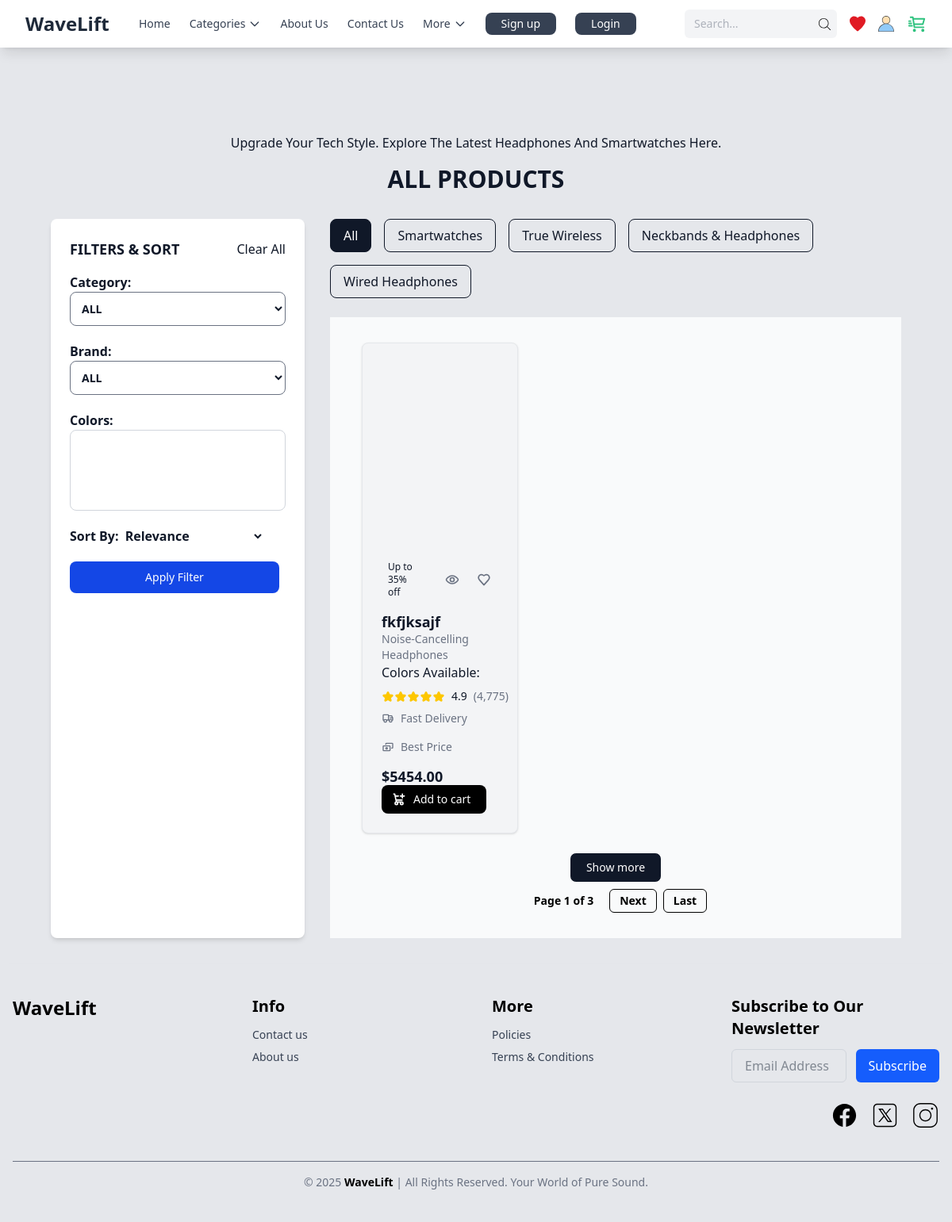
The app's page /products/, older data.
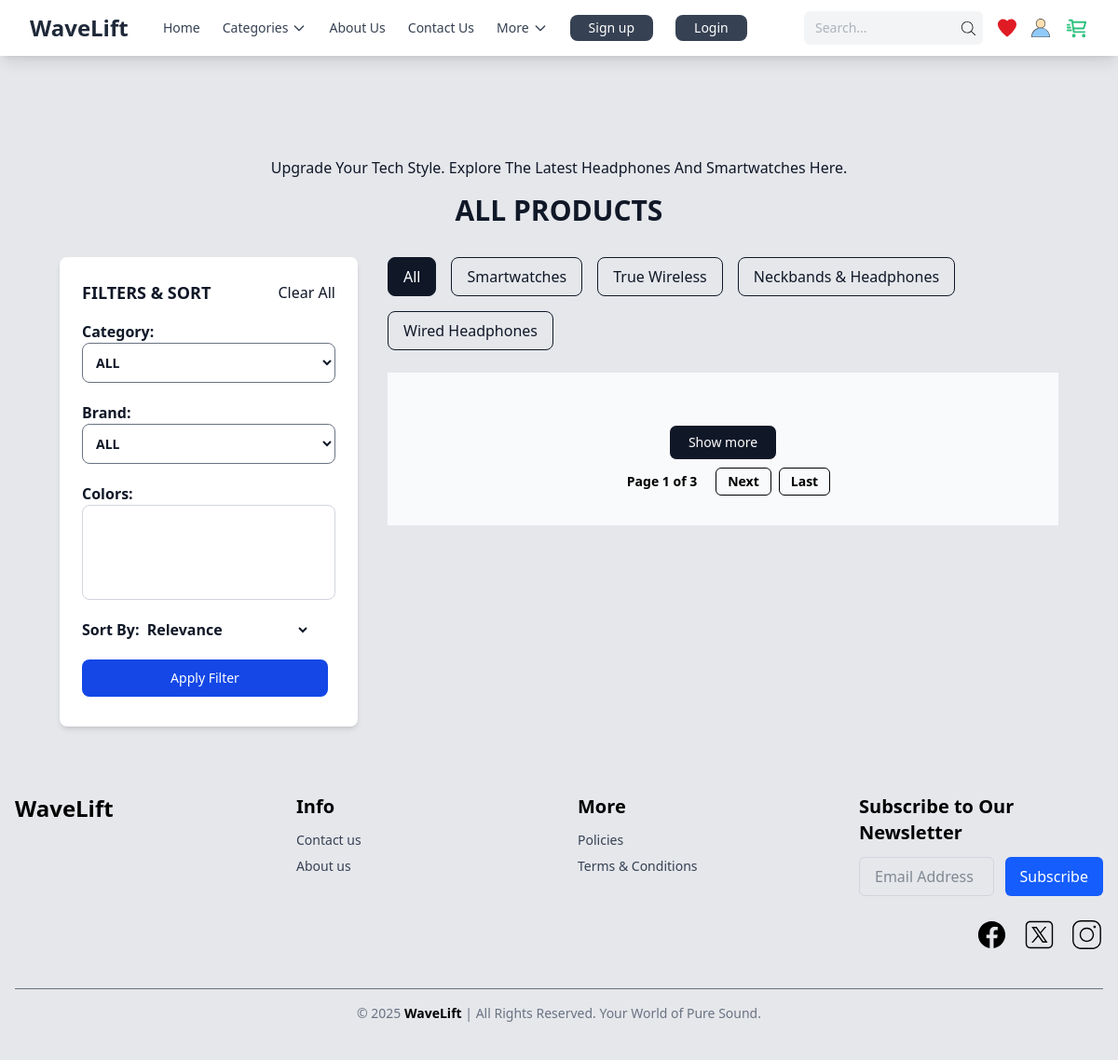
The same page, newer data.
### products/models.py (models this page shows, shortened)
class Product(models.Model):
    STATUS_CHOICES = (
        (1, 'Active'),
        (0, 'Inactive'),
    )
    id = models.UUIDField(primary_key=True, default=uuid4, editable=False)
    category = models.ForeignKey(Category, on_delete=models.SET_NULL, null=True, blank=True, related_name='products')
    brand = models.ForeignKey(Brand, on_delete=models.SET_NULL, null=True, blank=True, related_name='products')
    name = models.CharField(max_length=255)
    slug = models.CharField(max_length=255, unique=True)
    description = models.TextField(blank=True, null=True)
    price = models.DecimalField(max_digits=10, decimal_places=2, validators=[MinValueValidator(0)])
    status = models.IntegerField(choices=STATUS_CHOICES, default=1)
    is_deleted = models.BooleanField(default=False)
    colors = models.ManyToManyField(ProductColor, related_name='products', blank=True)
    created_at = models.DateTimeField(auto_now_add=True)
    updated_at = models.DateTimeField(auto_now=True)
    stock_qty = models.IntegerField(validators=[MinValueValidator(0)])
    class Meta:
        db_table = 'products'
        verbose_name = 'Product'
        verbose_name_plural = 'Products'
        ordering = ['-created_at']
        indexes = [
            models.Index(fields=['slug']),
            models.Index(fields=['status']),
            models.Index(fields=['category']),
            models.Index(fields=['brand']),
        ]

class Category(models.Model):
    STATUS_CHOICES = (
        (1, 'Active'),
        (0, 'Inactive'),
    )
    id = models.UUIDField(default=uuid4, primary_key=True, editable=False)
    name = models.CharField(max_length=255)  # Renamed from type
    slug = models.CharField(max_length=255, unique=True)
    status = models.IntegerField(choices=STATUS_CHOICES, default=1)
    created_at = models.DateTimeField(auto_now_add=True)
    updated_at = models.DateTimeField(auto_now=True)
    class Meta:
        db_table = 'categories'
        verbose_name = 'Category'
        verbose_name_plural = 'Categories'
        ordering = ['name']
        indexes = [
            models.Index(fields=['slug']),
            models.Index(fields=['status']),
        ]
    def __str__(self):
        return f"{self.name}"

### core/views.py (the view)
# urls.py: path('products/',AllProducts.as_view(),name="all_products_url"),
class AllProducts(View):
    template_name= "core/all_products.html"
    def get(self,request):
        products = Product.objects.filter(is_deleted__isnull=False)
        page_number = request.GET.get('page')  # Use 'page' as the query parameter
        product_filter = Myfilter(request.GET,queryset=products)
        for fields in ['name','is_deleted']:
            del product_filter.form.fields[fields]
        paginator = Paginator(product_filter.qs, per_page=10)
        page_obj = paginator.get_page(page_number)  # Get the page object
        pricerange=products.aggregate(max_price=Max('price'),min_price=Min('price'))
        return render(request,self.template_name,{'products':product_filter.qs,'price_range':pricerange,'filter':product_filter,"pages":page_obj})

### products/models.py (called while the page is built)
    def __str__(self):
        return f"{self.name}"

### templates/core/all_products.html (shortened to what the changed rows need)
{% extends 'shared/base.html' %}
{% block content %}
<main class="px-4 sm:px-6 md:px-8 lg:px-12 xl:px-16 py-6 sm:py-8">
    <section class="py-6 sm:py-8 text-center">
        <h2 class="text-xl sm:text-2xl md:text-3xl font-bold uppercase mt-3 sm:mt-4 text-gray-900">All Products</h2>
    </section>
    <section class="flex flex-col md:flex-row gap-4 sm:gap-6 lg:gap-8">
        <div class="flex-1">
            <section class="bg-gray-50 py-4 sm:py-6 md:py-8 p-2 sm:p-4">
                <div class="mx-auto max-w-screen-xl px-2 sm:px-4 lg:px-6">
                    <div
                        class="grid grid-cols-1 sm:grid-cols-2 md:grid-cols-2 lg:grid-cols-3 xl:grid-cols-4 gap-4 sm:gap-6">
                        {%for product in pages%}
                        {%if not product.is_deleted%}
                        <div class="rounded-lg border border-gray-200 bg-gray-100   p-3 sm:p-4 md:p-6 shadow-sm">
                            <div class="h-32 sm:h-48 md:h-56 w-full">
                            </div>
                            <div class="pt-3 sm:pt-4 md:pt-6">
                                <div class="mb-3 sm:mb-4 flex items-center justify-between gap-2 sm:gap-4">
                                    <span
                                        class="me-2 rounded bg-primary-100 px-2 py-0.5 text-xs font-medium text-primary-800">Up
                                        to 35% off</span>
                                    <div class="flex items-center gap-1">
                                        <button type="button" data-tooltip-target="tooltip-quick-look-8"
                                            class="rounded-lg p-1 sm:p-2 text-gray-500 hover:bg-gray-100 hover:text-gray-900">
                                        </button>
                                        <button type="button" data-tooltip-target="tooltip-add-to-favorites-8"
                                            class="rounded-lg p-1 sm:p-2 text-gray-500 hover:bg-gray-100 hover:text-gray-900">
                                            <svg class="h-4 sm:h-5 w-4 sm:w-5" aria-hidden="true"
                                                xmlns="http://www.w3.org/2000/svg" fill="none" viewBox="0 0 24 24">
                                                <path stroke="currentColor" stroke-linecap="round"
                                                    stroke-linejoin="round" stroke-width="2"
                                                    d="M12 6C6.5 1 1 8 5.8 13l6.2 7 6.2-7C23 8 17.5 1 12 6Z"></path>
                                            </svg>
                                        </button>
                                    </div>
                                </div>
                                <a href="#"
                                    class="text-sm sm:text-base md:text-lg font-semibold leading-tight text-gray-900 hover:underline line-clamp-2">{{product.name}}</a>
                                <p class="text-sm text-gray-500">{{product.category}}</p>
                                <p>Colors Available:</p>
                                <div class="mt-2 flex items-center gap-2">
                                    <div class="flex items-center">
                                    </div>
                                    <p class="text-xs sm:text-sm font-medium text-gray-900">4.9</p>
                                    <p class="text-xs sm:text-sm font-medium text-gray-500">(4,775)</p>
                                </div>
                                <ul class="mt-2 flex items-center gap-2 sm:gap-4 flex-wrap">
                                    <li class="flex items-center gap-1 sm:gap-2">
                                        <p class="text-xs sm:text-sm font-medium text-gray-500">Fast Delivery</p>
                                    </li>
                                    <li class="flex items-center gap-1 sm:gap-2">
                                        <p class="text-xs sm:text-sm font-medium text-gray-500">Best Price</p>
                                    </li>
                                </ul>
                                <div class="mt-3 sm:mt-4 flex items-center justify-between gap-2 sm:gap-4">
                                    {%if product.stock_qty%}
                                    <div class="flex flex-wrap justify-between w-full items-center">
                                        <p class="text-lg font-extrabold leading-tight text-gray-900">
                                            ${{product.price}}</p>
                                        <button type="button"
                                            class="inline-flex  bg-black items-center rounded-lg bg-primary-700 px-2 sm:px-3 md:px-5 py-1.5 sm:py-2 text-xs sm:text-sm font-medium text-white hover:bg-primary-800 focus:outline-none focus:ring-4 focus:ring-primary-300">
                                            Add to cart
                                        </button>
                                    </div>
                                    {%endif%}
                                </div>
                            </div>
                        </div>
                        {%endif%}
                        {%endfor%}
                    </div>
                </div>
            </section>
        </div>
    </section>
</main>
{% endblock %}

Row changes from the older to the newer data that the page shows:
no longer on this page (row edited): Product: name "fkfjksajf", category "Noise-Cancelling Headphones", price "5454.00"
